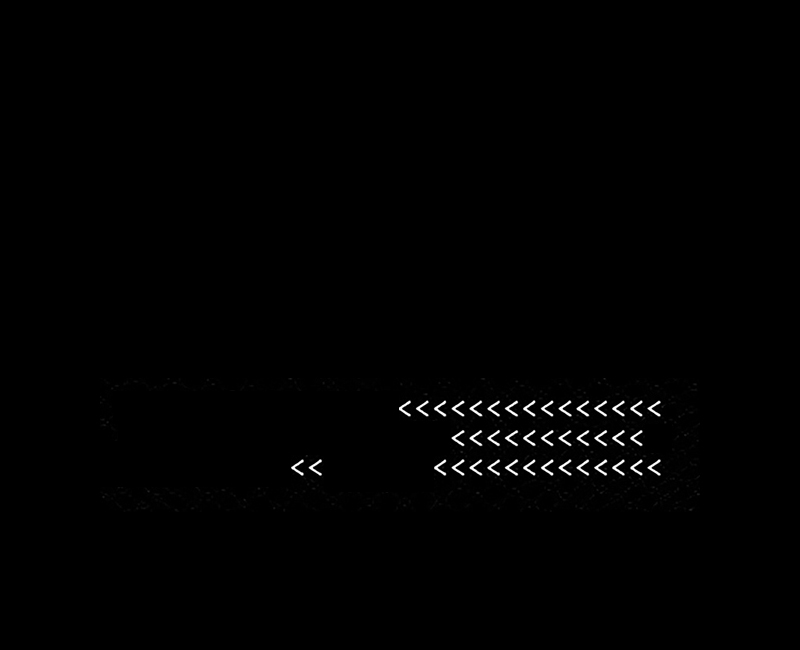
#> input picture sample6-highlighted.jpg, 800 x 650 px
$ jupyter execute --allow-errors FindCountours.ipynb   (shell and % lines are left out)   (older library calls are emulated)
#> lines starting #> are read from the running program, lines starting #| are printed output that depends on the picture; after the words box and inside, x2 and y2 are one past the last pixel; in counts of white or black regions, pixels touching at a corner belong together
[cell 1]
import cv2
import numpy as np
from matplotlib import pyplot as plt
from matplotlib.patches import Rectangle

[cell 2]
image = cv2.imread('sample6-highlighted.jpg', cv2.IMREAD_GRAYSCALE)
#> image is the input picture: shape (650, 800); min 0, max 255, mean 1.4

[cell 3]
def show_countors(imgray):
    ret, thresh = cv2.threshold(imgray, 127, 255, 0)
#> thresh: shape (650, 800); 0.47% white in thin lines or dots, all inside (x1, y1, x2, y2) = (291, 401, 660, 476)
    _, contours, _  = cv2.findContours(thresh, cv2.RETR_TREE, cv2.CHAIN_APPROX_SIMPLE)
#> contours = 41 contours; largest, box (x1, y1, x2, y2) and area: (505, 459, 518, 476) 40, (434, 460, 446, 475) 40, (309, 459, 322, 476) 40, (505, 430, 518, 446) 40, (470, 401, 482, 416) 40
    fig,ax = plt.subplots(1)
    ax.imshow(imgray)
    for cords in contours:
         x = [a[0] for a in np.squeeze(cords)]
         y = [a[1] for a in np.squeeze(cords)]
         minx, maxx = np.min(x), np.max(x)
         miny, maxy = np.min(y), np.max(y)
         rect = Rectangle((minx,miny),maxx-minx,maxy-miny,linewidth=1,edgecolor='r',facecolor='none')
         ax.add_patch(rect)
#> this loop made 41 passes
#> (minx, maxx, miny, maxy) on passes 1 to 12: (648, 659, 460, 474), (630, 641, 460, 474), (612, 624, 460, 474), (594, 606, 460, 474), (577, 588, 460, 474), (559, 570, 460, 474), (541, 552, 460, 474), (523, 534, 460, 474), (487, 499, 460, 475), (470, 481, 460, 474), (452, 463, 460, 474), (434, 445, 460, 474)

[cell 4]
show_countors(image)
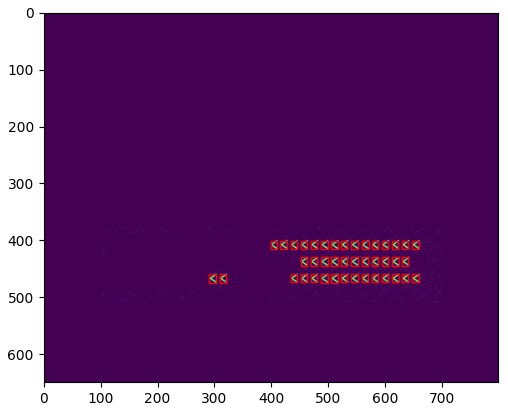
#> figure drawn by matplotlib, 1 panel

#> (a cell that did not finish here is left out)
